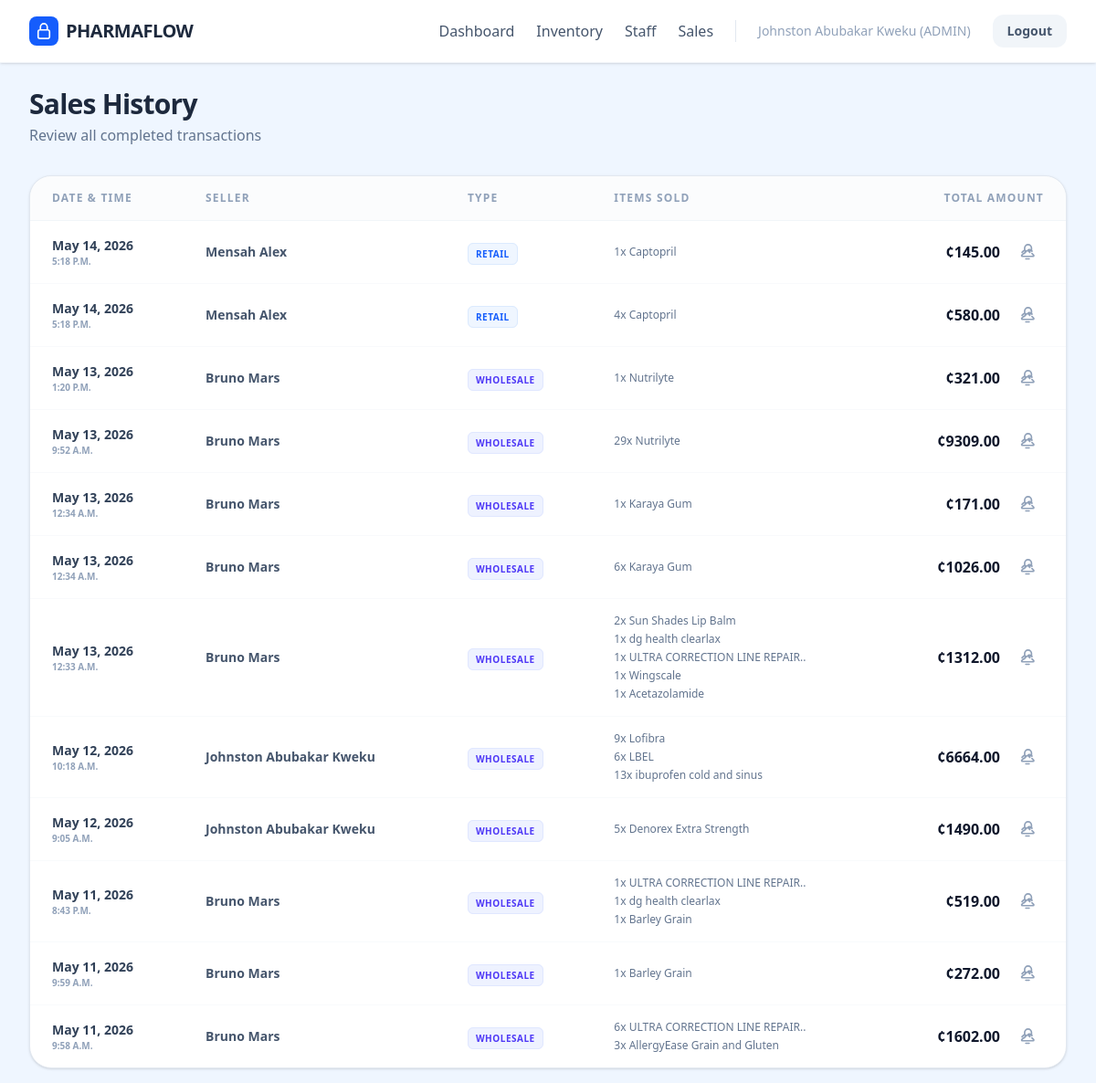
The app's page /sales/history/ (signed in), older data.
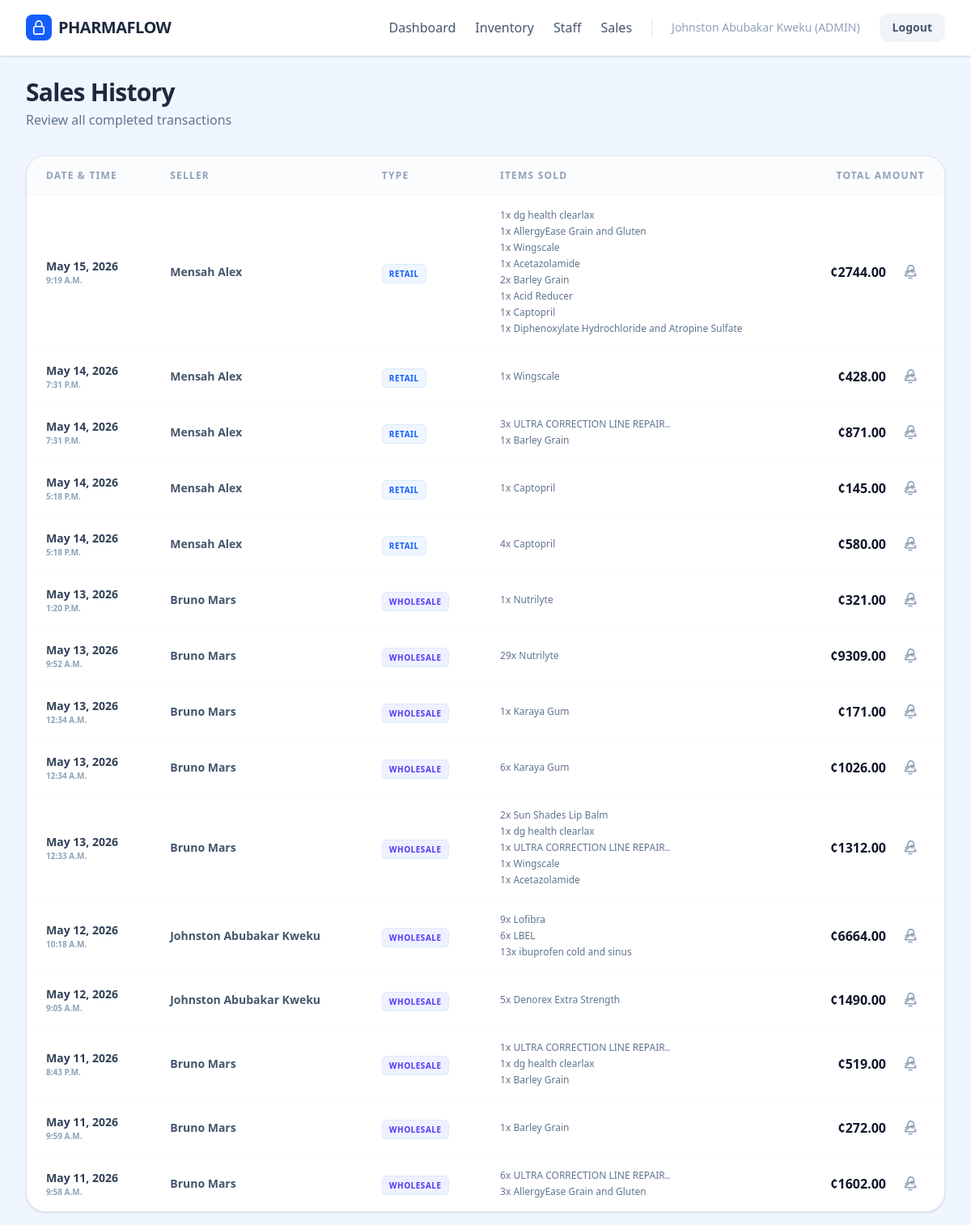
The same page, newer data.
### sales/models.py (models this page shows, shortened)
class Sale(models.Model):
    class SaleType(models.TextChoices):
        WHOLESALE = 'WHOLESALE', 'Wholesale'
        RETAIL = 'RETAIL', 'Retail'
    seller = models.ForeignKey(User, on_delete=models.PROTECT, related_name='sales')
    type = models.CharField(max_length=50, choices=SaleType.choices)
    total_cost = models.DecimalField(max_digits=10, decimal_places=2, editable=False, null=True)
    created_at = models.DateTimeField(auto_now_add=True)

class SaleItem(models.Model):
    sale = models.ForeignKey(Sale, on_delete=models.PROTECT)
    drug = models.ForeignKey(Drug, on_delete=models.PROTECT)
    quantity = models.PositiveIntegerField()
    total_cost = models.DecimalField(max_digits=12, decimal_places=2)

### accounts/models.py (models this page shows, shortened)
class User(AbstractUser):
    class UserRoles(models.TextChoices):
        ADMIN = 'ADMIN', 'Admin'
        MANAGER = 'MANAGER', 'Manager'
        WHOLESALER = 'WHOLESALER', 'Wholesaler'
        RETAILER = 'RETAILER', 'Retailer'
    full_name = models.CharField(max_length=100)
    role = models.CharField(
        max_length=50,
        choices=UserRoles.choices,
        null=False,
        blank=False
    )
    phone_number = models.CharField(max_length=15, blank=True, default='')
    def is_admin(self):
        return self.role == self.UserRoles.ADMIN

### inventory/models.py (models this page shows, shortened)
class Drug(models.Model):
    name = models.CharField(max_length=1000)
    description = models.TextField(null=True, blank=True)
    wholesale_price = models.DecimalField(decimal_places=2, max_digits=10)
    retail_price = models.DecimalField(decimal_places=2, max_digits=10)
    inventory = models.PositiveBigIntegerField(default=0)
    cost_price = models.DecimalField(max_digits=10, decimal_places=2, default=0.00)

### sales/views.py (the view)
# urls.py: path('history/', views.sales_list, name='sales_list'),
@login_required
@role_required('ADMIN', 'MANAGER')
def sales_list(request):
    sales = Sale.objects.all().order_by('-created_at')
    return render(request, 'sales/sales_list.html', {
        'sales': sales
    })

### sales/templates/sales/sales_list.html (shortened to what this page needs)
{% extends 'base.html' %}
{% load static %}
{% block content %}
<div class="w-full max-w-7xl mx-auto px-4">
    <div class="flex flex-col md:flex-row md:items-center justify-between gap-4 mb-8">
        <div>
            <h1 class="text-3xl font-black text-slate-800 tracking-tight">Sales History</h1>
            <p class="text-slate-500 font-medium mt-1">Review all completed transactions</p>
        </div>
    </div>
    <div class="bg-white border border-slate-200 rounded-3xl shadow-sm overflow-hidden">
        <div class="overflow-x-auto">
            <table class="w-full text-left border-collapse">
                <thead>
                    <tr class="bg-slate-50/50 border-b border-slate-100">
                        <th class="px-6 py-4 text-xs font-black text-slate-400 uppercase tracking-widest">Date & Time</th>
                        <th class="px-6 py-4 text-xs font-black text-slate-400 uppercase tracking-widest">Seller</th>
                        <th class="px-6 py-4 text-xs font-black text-slate-400 uppercase tracking-widest">Type</th>
                        <th class="px-6 py-4 text-xs font-black text-slate-400 uppercase tracking-widest">Items Sold</th>
                        <th class="px-6 py-4 text-xs font-black text-slate-400 uppercase tracking-widest text-right">Total Amount</th>
                    </tr>
                </thead>
                <tbody class="divide-y divide-slate-50">
                    {% for sale in sales %}
                        <tr class="hover:bg-slate-50/80 transition-colors group">
                            <td class="px-6 py-4">
                                <div class="flex flex-col">
                                    <span class="text-sm font-bold text-slate-700">{{ sale.created_at|date:"M d, Y" }}</span>
                                    <span class="text-[10px] text-slate-400 font-bold uppercase">{{ sale.created_at|date:"P" }}</span>
                                </div>
                            </td>
                            <td class="px-6 py-4 font-semibold text-slate-600 text-sm">{{ sale.seller.full_name }}</td>
                            <td class="px-6 py-4">
                                {% if sale.type == 'RETAIL' %}
                                    <span class="bg-blue-50 text-blue-600 px-2 py-1 rounded-md text-[10px] font-bold uppercase tracking-wider border border-blue-100">Retail</span>
                                {% else %}
                                    <span class="bg-indigo-50 text-indigo-600 px-2 py-1 rounded-md text-[10px] font-bold uppercase tracking-wider border border-indigo-100">Wholesale</span>
                                {% endif %}
                            </td>
                            <td class="px-6 py-4">
                                <div class="flex flex-col gap-1">
                                    {% for item in sale.saleitem_set.all %}
                                        <span class="text-xs text-slate-500 font-medium">{{ item.quantity }}x {{ item.drug.name }}</span>
                                    {% endfor %}
                                </div>
                            </td>
                            <td class="px-6 py-4 text-right">
                                <div class="flex items-center justify-end gap-3">
                                    <span class="text-base font-black text-slate-900">¢{{ sale.total_cost }}</span>
                                    <a href="{% url 'sales:generate_receipt' sale.id %}" target="_blank" class="p-2 text-slate-400 hover:text-blue-600 hover:bg-blue-50 rounded-lg transition-all" title="Print Receipt">
                                    </a>
                                </div>
                            </td>
                        </tr>
                    {% endfor %}
                </tbody>
            </table>
        </div>
    </div>
</div>
{% endblock content %}

Row changes from the older to the newer data that the page shows:
added Sale: created_at "May 15, 2026", created_at "9:19 A.M.", seller.full_name "Mensah Alex", type "RETAIL", total_cost "2744.00"
added SaleItem: quantity "1", drug.name "dg health clearlax", shown under "May 15, 2026"
added SaleItem: quantity "1", drug.name "AllergyEase Grain and Gluten", shown under "May 15, 2026"
added SaleItem: quantity "1", drug.name "Wingscale", shown under "May 15, 2026"
added SaleItem: quantity "1", drug.name "Acetazolamide", shown under "May 15, 2026"
added SaleItem: quantity "2", drug.name "Barley Grain", shown under "May 15, 2026"
added SaleItem: quantity "1", drug.name "Acid Reducer", shown under "May 15, 2026"
added SaleItem: quantity "1", drug.name "Captopril", shown under "May 15, 2026"
added SaleItem: quantity "1", drug.name "Diphenoxylate Hydrochloride and Atropine Sulfate", shown under "May 15, 2026"
added Sale: created_at "May 14, 2026", created_at "7:31 P.M.", seller.full_name "Mensah Alex", type "RETAIL", total_cost "428.00"
added SaleItem: quantity "1", drug.name "Wingscale", shown under "May 14, 2026"
added Sale: created_at "May 14, 2026", created_at "7:31 P.M.", seller.full_name "Mensah Alex", type "RETAIL", total_cost "871.00"
added SaleItem: quantity "3", drug.name "ULTRA CORRECTION LINE REPAIR..", shown under "May 14, 2026"
added SaleItem: quantity "1", drug.name "Barley Grain", shown under "May 14, 2026"
